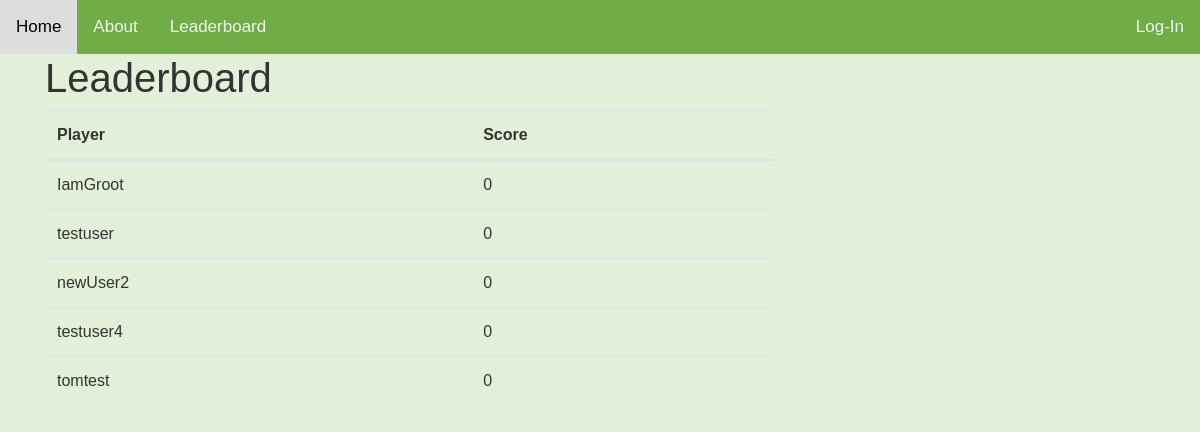
Page /leaderboard/ on the committed database.
### users/models.py (models this page shows, shortened)
class Profile(models.Model):
    user = models.OneToOneField(User, on_delete=models.CASCADE)
    image = models.ImageField(default='default.jpg', upload_to='profile_pics')
    score = models.IntegerField(default=0)
    userRank = models.IntegerField(default=0)

### Food_Scanner/views.py (the view)
# urls.py: path('leaderboard/', views.leaderboard, name='Food_Scanner-leaderboard'),
def leaderboard(request):
    '''Users profile from user.models table loaded into d and ordered DESC by score '''
    d = Profile.objects.order_by('-score')
    return render(request, 'Food_Scanner/leaderboard.html', locals())

### Food_Scanner/templates/Food_Scanner/leaderboard.html
{% extends "Food_Scanner/base.html" %}
{% block content %}
    <h1>Leaderboard</h1>
    <table class="table">
  <thead>
    <tr>
      <th scope="col">Player</th>
      <th scope="col">Score</th>
    </tr>
  </thead>
  <tbody>
    {% for i in d %}
      <tr>
      <td>{{ i.user }}</td>
      <td>{{ i.score }}</td>
      </tr>
    {%  endfor %}
  </tbody>
    </table>
    </body>
{% endblock content%}

### Food_Scanner/static/Food_Scanner/main.css (style rules this page uses)
body { background: #e2f0d9; color: #333333; font-family: Arial, Helvetica, sans-serif; }

### rows in the picture
Profile: user "IamGroot", score "0"
Profile: user "testuser", score "0"
Profile: user "newUser2", score "0"
Profile: user "testuser4", score "0"
Profile: user "tomtest", score "0"
